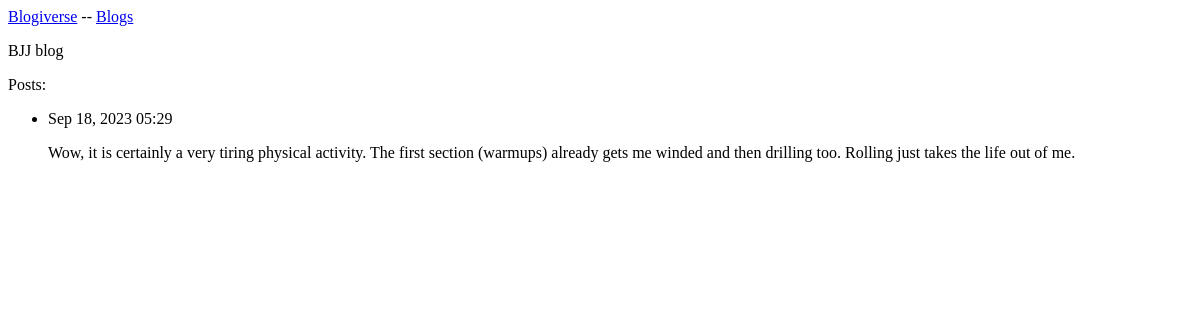
The page /blogs/1/ on the database as committed earlier.
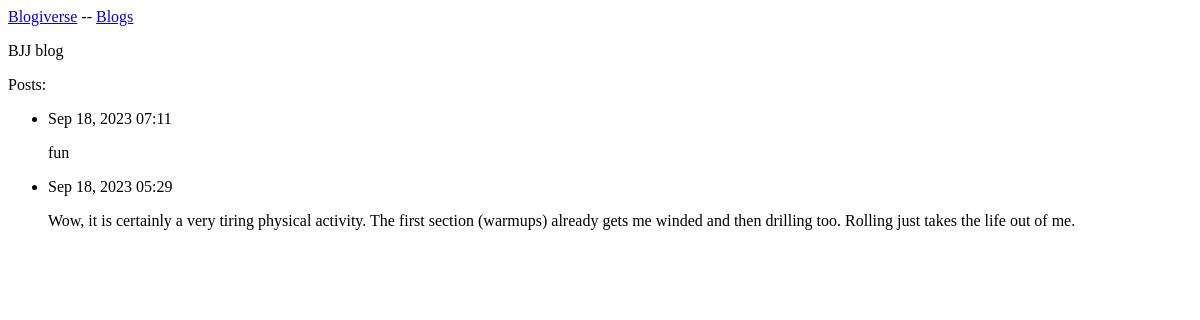
The same page on the database as committed later.
### blogs/models.py (models this page shows, shortened)
class Blog(models.Model):
    title = models.CharField(max_length=200)
    date_added = models.DateTimeField(auto_now_add=True)

class Post(models.Model):
    blog = models.ForeignKey(Blog, on_delete=models.CASCADE)
    text = models.TextField()
    date_added = models.DateTimeField(auto_now_add=True)
    class Meta:
        verbose_name_plural = 'posts'

### blogs/views.py (the view)
# urls.py: path('blogs/<int:blog_id>/', views.blog, name='blog'),
def blog(request, blog_id):
    blog = Blog.objects.get(id=blog_id)
    posts = blog.post_set.order_by('-date_added')
    context = {'blog':blog, 'posts':posts}
    return render(request, 'blogs/blog.html', context)

### blogs/templates/blogs/blog.html
{% extends 'blogs/base.html' %}
{% block content %}
  <p>{{ blog.title }}</p>
  <p>Posts:</p>
  <ul>
    {% for post in posts %}
      <li>
        <p>{{ post.date_added|date:'M d, Y h:i' }}</p>
        <p>{{ post.text|linebreaks }}</p>
      </li>
    {% empty %}
      <li>There are 0 posts for this blog.</li>
    {% endfor %}
  </ul>
{% endblock content %}

### blogs/templates/blogs/base.html
<p>
  <a href="{% url 'blogs:index' %}">Blogiverse</a> --
  <a href="{% url 'blogs:blogs' %}">Blogs</a>
</p>
{% block content %}{% endblock content %}

Rows that differ between the two databases and show on the page:
added Post: date_added "Sep 18, 2023 07:11", text "fun"
